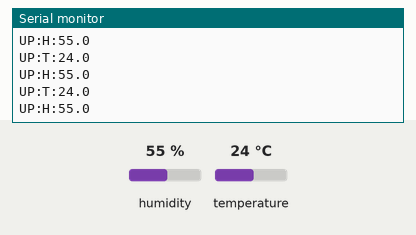
The sketch below on a simulated Arduino Uno, built with avr-gcc and run on an emulated ATmega328P. On the bench: the last lines printed to the serial monitor. The inputs (shaded band) are chosen by the test bench; at power-on: humidity 55 %, temperature 24 °C.

Above: at 6.8 s.
6.9 s: humidity set to 22 %
At 10.7 s:
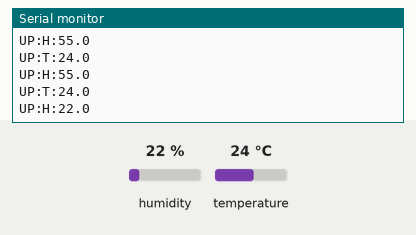
12.3 s: temperature set to 12 °C
At 14.9 s:
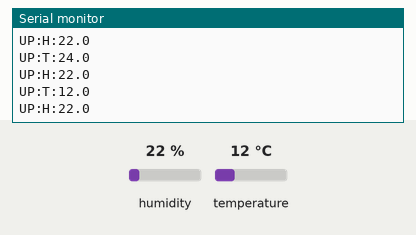
17.7 s: humidity set to 40 %
At 19.2 s:
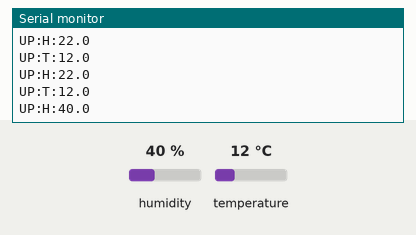
Timing chart, 0 to 20.7 s (numbered marks = the images above; inputs shaded):
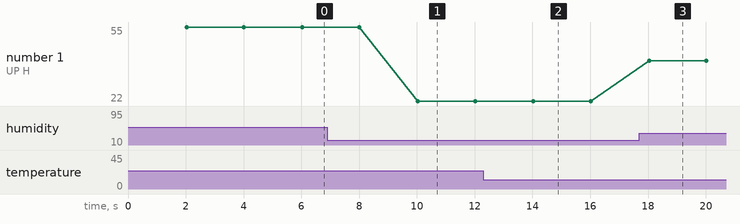

Measured:
- after the input at 6.9 s, the serial monitor: prints a new line after 3.1 s (image 1)
- after the input at 12.3 s, the serial monitor: prints a new line after 1.7 s (image 2)
- after the input at 17.7 s, the serial monitor: prints a new line after 0.34 s (image 3)
- plotted number 1: 55 → 22 after the input at 6.9 s, 22 → 40 after the input at 17.7 s

The sketch:

arriba.ino
```cpp
#include <DHT.h>
#define DHTPIN 10
#define DHTTYPE DHT11
DHT dht(DHTPIN, DHTTYPE);

unsigned long lastRead = 0;

void setup() {
  Serial.begin(9600);
  dht.begin();
  Serial.println("UP:READY");
}

void loop() {
  if (millis() - lastRead >= 2000) {
    lastRead = millis();
    float t = dht.readTemperature();
    float h = dht.readHumidity();
    if (isnan(t) || isnan(h)) {
      Serial.println("UP:ERR:DHT");
    } else {
      Serial.print("UP:T:"); Serial.println(t, 1);  // ej: UP:T:25.6
      Serial.print("UP:H:"); Serial.println(h, 1);  // ej: UP:H:62.3
    }
  }
}
```
